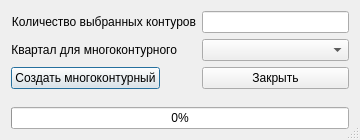
<?xml version="1.0" encoding="UTF-8"?>
<ui version="4.0">
 <class>createMultiContour</class>
 <widget class="QDialog" name="createMultiContour">
  <property name="geometry">
   <rect>
    <x>0</x>
    <y>0</y>
    <width>360</width>
    <height>140</height>
   </rect>
  </property>
  <property name="sizePolicy">
   <sizepolicy hsizetype="Minimum" vsizetype="Minimum">
    <horstretch>0</horstretch>
    <verstretch>0</verstretch>
   </sizepolicy>
  </property>
  <property name="windowTitle">
   <string>Создание многоконтурного участка</string>
  </property>
  <property name="windowIcon">
   <iconset resource="../resources.qrc">
    <normaloff>:/plugins/openland/icons/combcontours.png</normaloff>:/plugins/openland/icons/combcontours.png</iconset>
  </property>
  <property name="sizeGripEnabled">
   <bool>true</bool>
  </property>
  <property name="modal">
   <bool>true</bool>
  </property>
  <layout class="QFormLayout" name="formLayout">
   <property name="fieldGrowthPolicy">
    <enum>QFormLayout::AllNonFixedFieldsGrow</enum>
   </property>
   <item row="0" column="0">
    <widget class="QLabel" name="label">
     <property name="text">
      <string>&lt;html&gt;&lt;head/&gt;&lt;body&gt;&lt;p align=&quot;right&quot;&gt;Количество выбранных контуров&lt;/p&gt;&lt;/body&gt;&lt;/html&gt;</string>
     </property>
    </widget>
   </item>
   <item row="0" column="1">
    <widget class="QLineEdit" name="lineEditSelectedCount">
     <property name="readOnly">
      <bool>true</bool>
     </property>
    </widget>
   </item>
   <item row="2" column="0">
    <widget class="QLabel" name="label_2">
     <property name="text">
      <string>&lt;html&gt;&lt;head/&gt;&lt;body&gt;&lt;p align=&quot;right&quot;&gt;Квартал для многоконтурного&lt;/p&gt;&lt;/body&gt;&lt;/html&gt;</string>
     </property>
    </widget>
   </item>
   <item row="2" column="1">
    <widget class="QComboBox" name="comboBoxKvr"/>
   </item>
   <item row="4" column="0">
    <widget class="QPushButton" name="pushButtonOk">
     <property name="text">
      <string>Создать многоконтурный</string>
     </property>
     <property name="icon">
      <iconset resource="../resources.qrc">
       <normaloff>:/plugins/openland/icons/combcontours.png</normaloff>:/plugins/openland/icons/combcontours.png</iconset>
     </property>
    </widget>
   </item>
   <item row="4" column="1">
    <widget class="QPushButton" name="pushButtonCancel">
     <property name="text">
      <string>Закрыть</string>
     </property>
     <property name="icon">
      <iconset resource="../resources.qrc">
       <normaloff>:/plugins/openland/icons/close.png</normaloff>:/plugins/openland/icons/close.png</iconset>
     </property>
    </widget>
   </item>
   <item row="6" column="0" colspan="2">
    <widget class="QProgressBar" name="progressBar">
     <property name="value">
      <number>0</number>
     </property>
    </widget>
   </item>
   <item row="5" column="0">
    <spacer name="verticalSpacer">
     <property name="orientation">
      <enum>Qt::Vertical</enum>
     </property>
     <property name="sizeHint" stdset="0">
      <size>
       <width>20</width>
       <height>40</height>
      </size>
     </property>
    </spacer>
   </item>
  </layout>
 </widget>
 <tabstops>
  <tabstop>lineEditSelectedCount</tabstop>
  <tabstop>comboBoxKvr</tabstop>
  <tabstop>pushButtonOk</tabstop>
  <tabstop>pushButtonCancel</tabstop>
 </tabstops>
 <resources>
  <include location="../resources.qrc"/>
 </resources>
 <connections/>
</ui>
